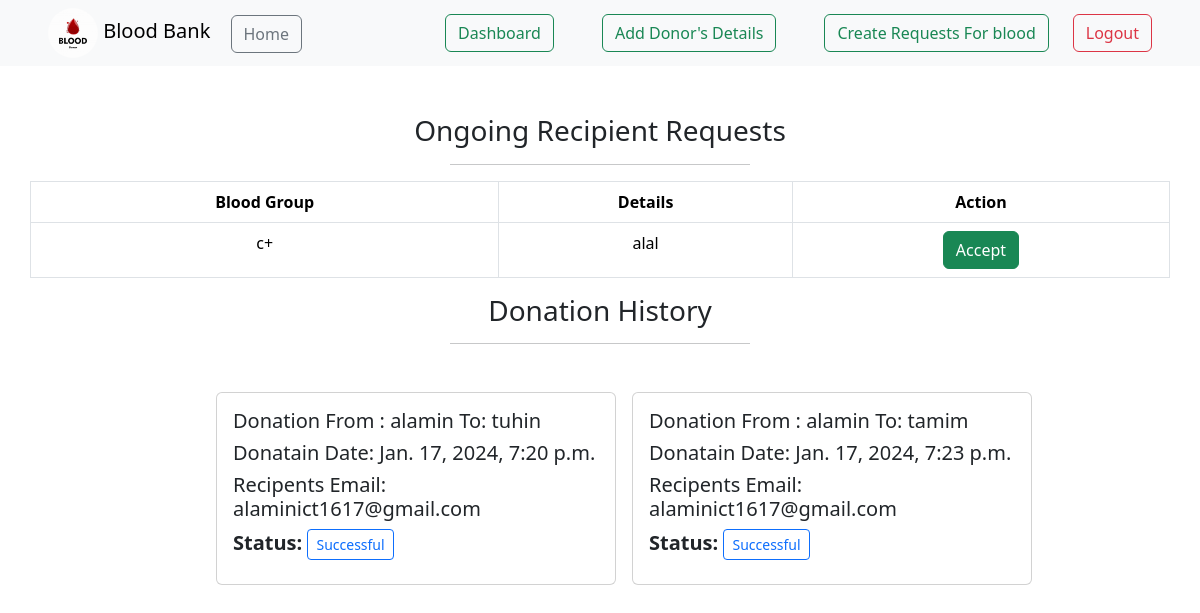
The page /blood/user-dashboard/ (signed in) on the database as committed earlier.
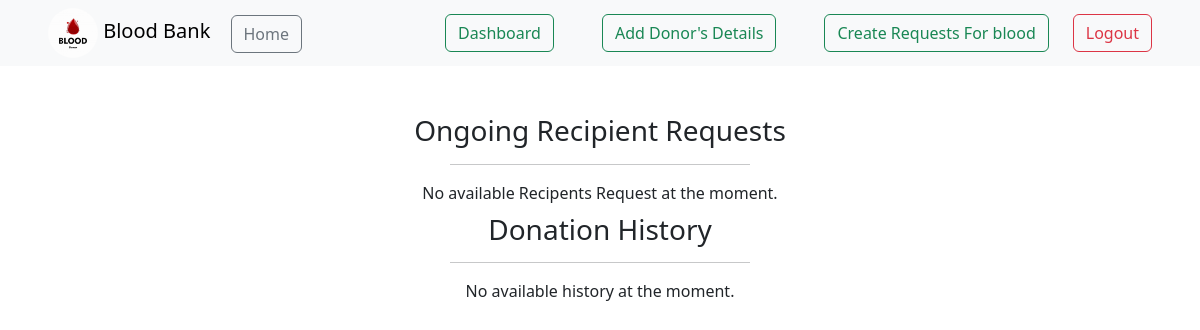
The same page on the database as committed later.
### blood/models.py (models this page shows, shortened)
class DonationEvent(models.Model):
    creator = models.ForeignKey(User, on_delete=models.CASCADE, related_name='created_events')
    bloodgroup = models.CharField(max_length=5, null=True, blank=True, choices=[('O+', 'O+'), ('O-', 'O-'), ('A+', 'A+'), ('A-', 'A-'), ('B+', 'B+'), ('B-', 'B-'), ('AB+', 'AB+'), ('AB-', 'AB-')])
    details = models.TextField(null=True, blank=True)
    acceptors = models.ManyToManyField(User, related_name='accepted_events', blank=True)
    is_get_blood= models.BooleanField(default=False, blank=True)

class DonationHistory(models.Model):
    donor = models.ForeignKey(User, on_delete=models.CASCADE, related_name='donations_made')
    recipient = models.ForeignKey(User, on_delete=models.CASCADE, related_name='donations_received')
    event = models.ForeignKey(DonationEvent, on_delete=models.CASCADE,null=True, blank=True)
    donation_date = models.DateTimeField(auto_now_add=True)
    canceled = models.BooleanField(default=False)
    successful = models.BooleanField(default=False)

### blood/views.py (the view)
# urls.py: path('user-dashboard/', user_dashboard, name='user_dashboard'),
@login_required
def user_dashboard(request):
    donation_events = DonationEvent.objects.exclude(creator=request.user, is_get_blood=True)
    donation_history = DonationHistory.objects.filter(donor=request.user)
    return render(request, 'user_dashboard.html', {
        'donation_events': donation_events,
        'donation_history': donation_history,
    })

### blood/templates/user_dashboard.html (shortened to what this page needs)
{% extends 'base.html' %} {% block content %}
<h3 class="text-center mt-5">Ongoing Recipient Requests</h3>
<hr class="w-25 mx-auto" />
{% if donation_events %}
<table class="table table-bordered container text-center">
  <thead>
    <tr>
      <th>Blood Group</th>
      <th>Details</th>
      <th>Action</th>
    </tr>
  </thead>
  <tbody>
    {% for event in donation_events %} {% if event.is_get_blood == False %}
    <tr>
      <td>{{ event.bloodgroup }}</td>
      <td>{{ event.details }}</td>
      <td>
        <form method="post" action="{% url 'accept_request' event.id %}">
          <button type="submit" class="btn btn-success">Accept</button>
        </form>
      </td>
    </tr>
    {% endif %} {% endfor %}
  </tbody>
</table>
{% else %}
<p class="text-center my-2">No available Recipents Request at the moment.</p>
{% endif %}
<h3 class="text-center">Donation History</h3>
<hr class="w-25 mx-auto" />
{% if donation_history %}
<div class="d-flex flex-wrap justify-content-center ms-5 mt-5">
  {% for history in donation_history %}
  <div
    class="card col-sm-12 col-md-6 col-lg-6 col-xl-4 mx-2"
    style="width: 25rem"
  >
    <div class="card-body">
      <h5 class="card-title">
        Donation From : {{ history.donor.username }} To:
        {{history.recipient.username }}
      </h5>
      <h5>Donatain Date: {{history.donation_date }}</h5>
      <h5>Recipents Email: {{history.recipient.email }}</h5>
      <h5>
        <strong>Status: </strong>
        <button type="submit" class="btn btn-outline-primary btn-sm">
          {% if history.successful %}Successful{% else %}Cancelled{% endif %}
        </button>
      </h5>
    </div>
  </div>
  {% endfor %}
</div>
{% else %}
<p class="text-center my-2">No available history at the moment.</p>
{% endif %} {% endblock %}

Rows that differ between the two databases and show on the page:
removed DonationEvent: bloodgroup "c+", details "alal"
removed DonationHistory: donor.username "alamin", recipient.username "tuhin", donation_date "Jan. 17, 2024, 7:20 p.m.", recipient.email "alaminict1617@gmail.com", successful "Successful"
removed DonationHistory: donor.username "alamin", recipient.username "tamim", donation_date "Jan. 17, 2024, 7:23 p.m.", recipient.email "alaminict1617@gmail.com", successful "Successful"
Other text that changed with them:
text no longer shown: "Blood Group Details Action"
text now shown: "No available Recipents Request at the moment. No available history at the moment."
